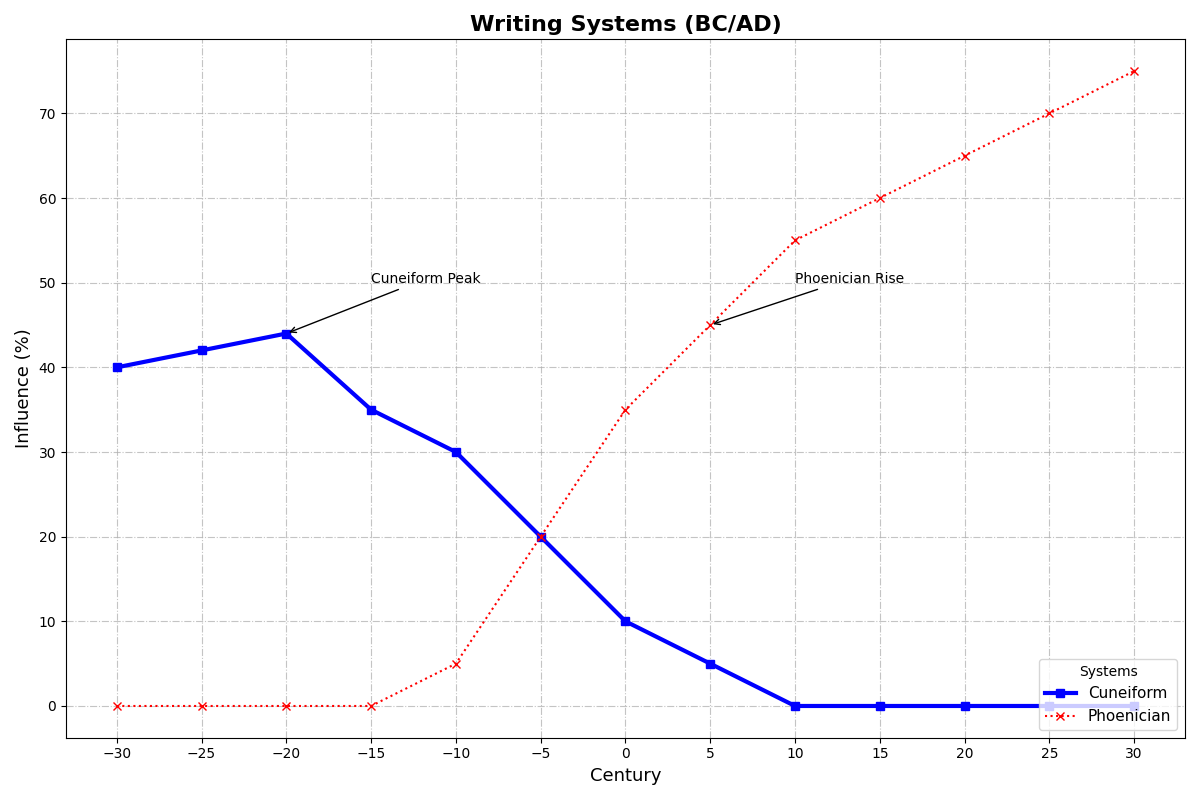

Reproduce this figure in Python.
import matplotlib.pyplot as plt
import numpy as np

centuries = np.array([
    -30, -25, -20, -15, -10, -5, 0, 5, 10, 15, 20, 25, 30
])

cuneiform_influence = np.array([40, 42, 44, 35, 30, 20, 10, 5, 0, 0, 0, 0, 0])
phoenician_alphabet_influence = np.array([0, 0, 0, 0, 5, 20, 35, 45, 55, 60, 65, 70, 75])

plt.figure(figsize=(12, 8))

# Randomly altered stylistic elements.
plt.plot(centuries, cuneiform_influence, label='Cuneiform', color='blue', marker='s', linestyle='-', linewidth=3)
plt.plot(centuries, phoenician_alphabet_influence, label='Phoenician', color='red', marker='x', linestyle=':', linewidth=1.5)

plt.title("Writing Systems (BC/AD)", fontsize=16, fontweight='bold')
plt.xlabel("Century", fontsize=13)
plt.ylabel("Influence (%)", fontsize=13)

# Modified grid style.
plt.grid(True, linestyle='-.', alpha=0.75)

# Changed legend position and appearance.
plt.legend(title="Systems", loc='lower right', fontsize=11)

plt.annotate('Cuneiform Peak', xy=(-20, 44), xytext=(-15, 50),
             arrowprops=dict(facecolor='black', arrowstyle='->'), fontsize=10)
plt.annotate('Phoenician Rise', xy=(5, 45), xytext=(10, 50),
             arrowprops=dict(facecolor='black', arrowstyle='->'), fontsize=10)

# No rotation in xticks.
plt.xticks(centuries)

plt.tight_layout()

plt.show()
